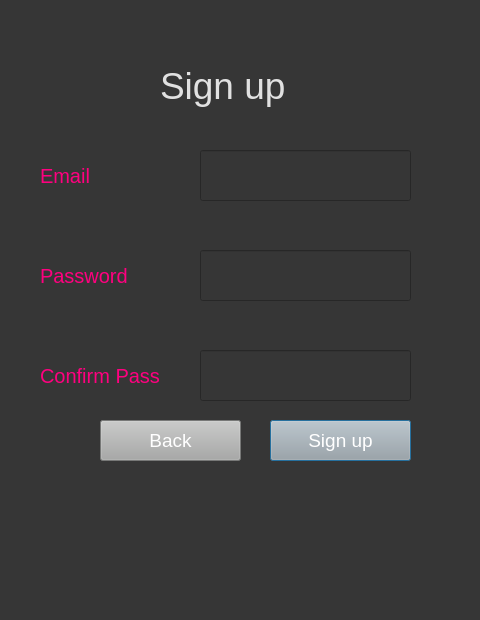
<?xml version="1.0" encoding="UTF-8"?>
<ui version="4.0">
 <class>Dialog</class>
 <widget class="QDialog" name="Dialog">
  <property name="geometry">
   <rect>
    <x>0</x>
    <y>0</y>
    <width>480</width>
    <height>620</height>
   </rect>
  </property>
  <property name="windowTitle">
   <string>Dialog</string>
  </property>
  <property name="styleSheet">
   <string notr="true">background-color: rgb(54, 54, 54);</string>
  </property>
  <widget class="QLabel" name="label">
   <property name="geometry">
    <rect>
     <x>160</x>
     <y>50</y>
     <width>171</width>
     <height>71</height>
    </rect>
   </property>
   <property name="styleSheet">
    <string notr="true">color:rgb(225, 225, 225); font-size:28pt;</string>
   </property>
   <property name="text">
    <string>Sign up</string>
   </property>
  </widget>
  <widget class="QLabel" name="label_2">
   <property name="geometry">
    <rect>
     <x>40</x>
     <y>160</y>
     <width>101</width>
     <height>31</height>
    </rect>
   </property>
   <property name="styleSheet">
    <string notr="true">font-size:15pt; color:rgb(255, 0, 127)</string>
   </property>
   <property name="text">
    <string>Email</string>
   </property>
  </widget>
  <widget class="QLineEdit" name="email">
   <property name="geometry">
    <rect>
     <x>200</x>
     <y>150</y>
     <width>211</width>
     <height>51</height>
    </rect>
   </property>
   <property name="styleSheet">
    <string notr="true">font-size:14pt; color:rgb(243, 243, 243)</string>
   </property>
  </widget>
  <widget class="QLineEdit" name="password">
   <property name="geometry">
    <rect>
     <x>200</x>
     <y>250</y>
     <width>211</width>
     <height>51</height>
    </rect>
   </property>
   <property name="styleSheet">
    <string notr="true">font-size:14pt; color:rgb(243, 243, 243)</string>
   </property>
   <property name="text">
    <string/>
   </property>
  </widget>
  <widget class="QLabel" name="label_3">
   <property name="geometry">
    <rect>
     <x>40</x>
     <y>260</y>
     <width>111</width>
     <height>31</height>
    </rect>
   </property>
   <property name="styleSheet">
    <string notr="true">font-size:15pt; color:rgb(255, 0, 127)</string>
   </property>
   <property name="text">
    <string>Password</string>
   </property>
  </widget>
  <widget class="QPushButton" name="signupbutton">
   <property name="geometry">
    <rect>
     <x>270</x>
     <y>420</y>
     <width>141</width>
     <height>41</height>
    </rect>
   </property>
   <property name="styleSheet">
    <string notr="true">background-color: rgb(167, 168, 167); font-size:14pt; color:rgb(255, 255, 255)</string>
   </property>
   <property name="text">
    <string>Sign up</string>
   </property>
  </widget>
  <widget class="QPushButton" name="backbutton">
   <property name="geometry">
    <rect>
     <x>100</x>
     <y>420</y>
     <width>141</width>
     <height>41</height>
    </rect>
   </property>
   <property name="styleSheet">
    <string notr="true">background-color: rgb(167, 168, 167); font-size:14pt; color:rgb(255, 255, 255)</string>
   </property>
   <property name="text">
    <string>Back</string>
   </property>
  </widget>
  <widget class="QLineEdit" name="confirmpass">
   <property name="geometry">
    <rect>
     <x>200</x>
     <y>350</y>
     <width>211</width>
     <height>51</height>
    </rect>
   </property>
   <property name="styleSheet">
    <string notr="true">font-size:14pt; color:rgb(243, 243, 243)</string>
   </property>
   <property name="text">
    <string/>
   </property>
  </widget>
  <widget class="QLabel" name="label_4">
   <property name="geometry">
    <rect>
     <x>40</x>
     <y>360</y>
     <width>151</width>
     <height>31</height>
    </rect>
   </property>
   <property name="styleSheet">
    <string notr="true">font-size:15pt; color:rgb(255, 0, 127)</string>
   </property>
   <property name="text">
    <string>Confirm Pass</string>
   </property>
  </widget>
 </widget>
 <resources/>
 <connections/>
</ui>
